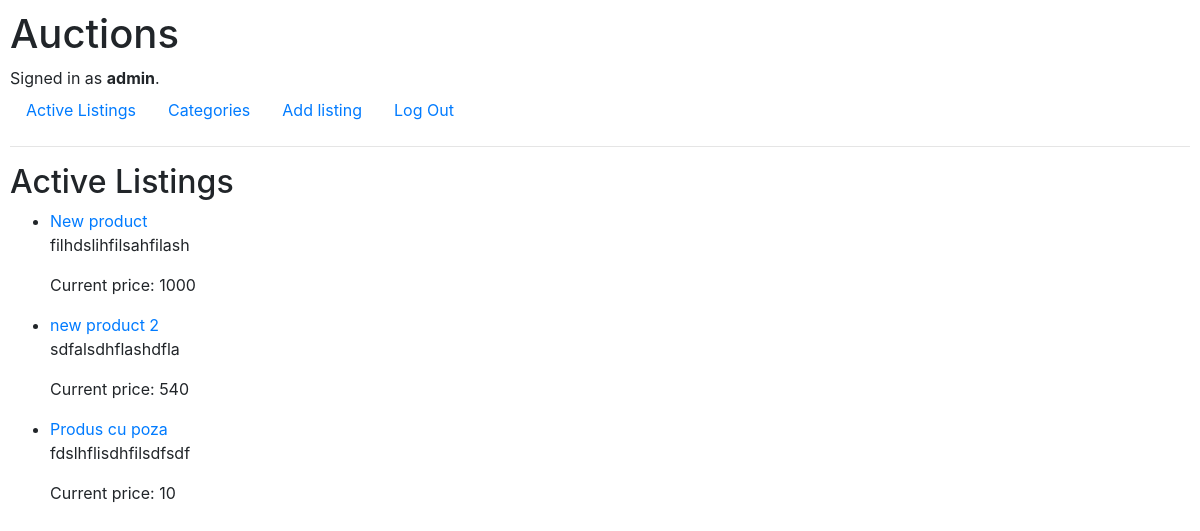
The page / (signed in) on the database its author committed.
### auctions/models.py (models this page shows, shortened)
class User(AbstractUser):
    pass

class Listing(models.Model):
    title = models.CharField(max_length=200, verbose_name="Name")
    description = models.TextField(verbose_name="Description")
    starting_bid = models.IntegerField(verbose_name="Starting bid")
    image = models.ImageField(upload_to="images/", blank=True, verbose_name="Image")
    category = models.ForeignKey(Category, blank=True, on_delete=models.CASCADE)

### auctions/views.py (the view)
# urls.py: path("", views.ListingsListView.as_view(), name="index"),
class ListingsListView(generic.ListView):
    model = Listing
    template_name = "auctions/index.html"

### auctions/templates/auctions/index.html (shortened to what this page needs)
{% extends "auctions/layout.html" %}
{% block body %}
    <h2>Active Listings</h2>
    {% if listing_list %}
    <ul>
      {% for listing in listing_list %}
        <li>
          <a href="{% url 'listing_details' listing.id %}">{{ listing.title }}</a>
          <p>{{ listing.description }}</p>
          <p>Current price: {{ listing.starting_bid }}</p>
        </li>
      {% endfor %}
    </ul>
    {% else %}
      <p>There are no listings added.</p>
    {% endif %}
{% endblock %}

### auctions/templates/auctions/layout.html (shortened to what this page needs)
{% load static %}
<!DOCTYPE html>
<html lang="en">
    <head>
        <link rel="stylesheet" href="https://stackpath.bootstrapcdn.com/bootstrap/4.4.1/css/bootstrap.min.css">
        <link href="{% static 'auctions/styles.css' %}" rel="stylesheet">
    </head>
    <body>
        <h1>Auctions</h1>
        <div>
            {% if user.is_authenticated %}
                Signed in as <strong>{{ user.username }}</strong>.
            {% else %}
                Not signed in.
            {% endif %}
        </div>
        <ul class="nav">
            <li class="nav-item">
                <a class="nav-link" href="{% url 'index' %}">Active Listings</a>
            </li>
            <li class="nav-item">
                <a class="nav-link" href="{% url 'categories' %}">Categories</a>
            </li>
            {% if user.is_authenticated %}
                <li class="nav-item">
                    <a class="nav-link" href="{% url 'add_listing' %}">Add listing</a>
                </li>
                <li class="nav-item">
                    <a class="nav-link" href="{% url 'logout' %}">Log Out</a>
                </li>
            {% endif %}
        </ul>
        <hr>
        {% block body %}
        {% endblock %}
    </body>
</html>

### auctions/static/auctions/styles.css (style rules this page uses)
body { padding: 10px; }

### rows shown on the page
User: username "admin"
Listing: title "New product", description "filhdslihfilsahfilash", starting_bid "1000"
Listing: title "new product 2", description "sdfalsdhflashdfla", starting_bid "540"
Listing: title "Produs cu poza", description "fdslhflisdhfilsdfsdf", starting_bid "10"
